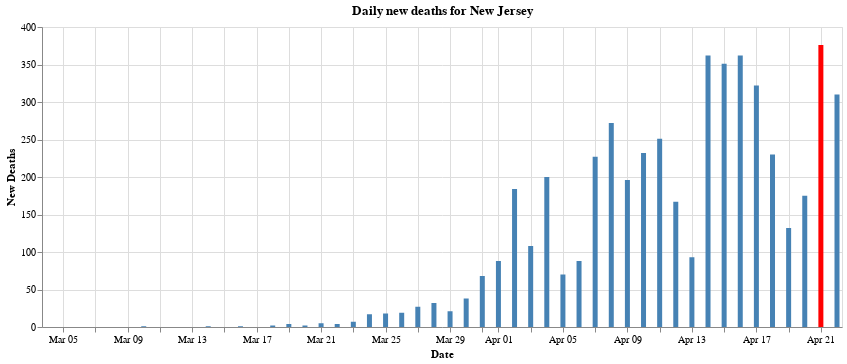

Notebook cell for this chart:
### Markdown cell above
## 12 - Graph of daily new deaths in New Jersey

### Code cell
max_daily_increase = daily_new_cases['new_deaths'].max()
# display(max_daily_increase)

chart = alt.Chart(daily_new_cases).mark_bar().encode(
    y=alt.Y('new_deaths:Q', axis=alt.Axis(title='New Deaths')),
    x=alt.X('date:T', axis=alt.Axis(format='%b %d', title='Date')),
    # The highlight will be set on the result of a conditional statement
    color=alt.condition(
        alt.datum.new_deaths == max_daily_increase,
        alt.value('red'),    
        alt.value('steelblue')  
    ),
    tooltip=['date:T','new_deaths']

).properties(
    width=800,
    title="Daily new deaths for New Jersey"
)

    
display(chart)

### Figure 1 — Vega-Lite specification as saved in the notebook (floating-point values rounded to 4 significant figures)
{"config": {"view": {"continuousWidth": 400, "continuousHeight": 300}}, "data": {"name": "data-a620a1869eb258886e1b1e9e2d2c6138"}, "mark": "bar", "encoding": {"color": {"condition": {"value": "red", "test": "(datum.new_deaths === 376)"}, "value": "steelblue"}, "tooltip": [{"type": "temporal", "field": "date"}, {"type": "quantitative", "field": "new_deaths"}], "x": {"type": "temporal", "axis": {"format": "%b %d", "title": "Date"}, "field": "date"}, "y": {"type": "quantitative", "axis": {"title": "New Deaths"}, "field": "new_deaths"}}, "title": "Daily new deaths for New Jersey", "width": 800, "$schema": "https://vega.github.io/schema/vega-lite/v4.0.2.json", "datasets": {"data-a620a1869eb258886e1b1e9e2d2c6138": [{"date": "2020-03-04T00:00:00", "new_cases": 1, "new_deaths": 0}, {"date": "2020-03-05T00:00:00", "new_cases": 1, "new_deaths": 0}, {"date": "2020-03-06T00:00:00", "new_cases": 2, "new_deaths": 0}, {"date": "2020-03-07T00:00:00", "new_cases": 0, "new_deaths": 0}, {"date": "2020-03-08T00:00:00", "new_cases": 2, "new_deaths": 0}, {"date": "2020-03-09T00:00:00", "new_cases": 5, "new_deaths": 0}, {"date": "2020-03-10T00:00:00", "new_cases": 4, "new_deaths": 1}, {"date": "2020-03-11T00:00:00", "new_cases": 8, "new_deaths": 0}, {"date": "2020-03-12T00:00:00", "new_cases": 6, "new_deaths": 0}, {"date": "2020-03-13T00:00:00", "new_cases": 21, "new_deaths": 0}, {"date": "2020-03-14T00:00:00", "new_cases": 25, "new_deaths": 1}, {"date": "2020-03-15T00:00:00", "new_cases": 23, "new_deaths": 0}, {"date": "2020-03-16T00:00:00", "new_cases": 78, "new_deaths": 1}, {"date": "2020-03-17T00:00:00", "new_cases": 92, "new_deaths": 0}, {"date": "2020-03-18T00:00:00", "new_cases": 159, "new_deaths": 2}, {"date": "2020-03-19T00:00:00", "new_cases": 308, "new_deaths": 4}, {"date": "2020-03-20T00:00:00", "new_cases": 161, "new_deaths": 2}, {"date": "2020-03-21T00:00:00", "new_cases": 440, "new_deaths": 5}, {"date": "2020-03-22T00:00:00", "new_cases": 578, "new_deaths": 4}, {"date": "2020-03-23T00:00:00", "new_cases": 930, "new_deaths": 7}, {"date": "2020-03-24T00:00:00", "new_cases": 831, "new_deaths": 17}, {"date": "2020-03-25T00:00:00", "new_cases": 727, "new_deaths": 18}, {"date": "2020-03-26T00:00:00", "new_cases": 2474, "new_deaths": 19}, {"date": "2020-03-27T00:00:00", "new_cases": 1949, "new_deaths": 27}, {"date": "2020-03-28T00:00:00", "new_cases": 2299, "new_deaths": 32}, {"date": "2020-03-29T00:00:00", "new_cases": 2262, "new_deaths": 21}, {"date": "2020-03-30T00:00:00", "new_cases": 3250, "new_deaths": 38}, {"date": "2020-03-31T00:00:00", "new_cases": 2060, "new_deaths": 68}, {"date": "2020-04-01T00:00:00", "new_cases": 3559, "new_deaths": 88}, {"date": "2020-04-02T00:00:00", "new_cases": 3335, "new_deaths": 184}, {"date": "2020-04-03T00:00:00", "new_cases": 4305, "new_deaths": 108}, {"date": "2020-04-04T00:00:00", "new_cases": 4229, "new_deaths": 200}, {"date": "2020-04-05T00:00:00", "new_cases": 3381, "new_deaths": 70}, {"date": "2020-04-06T00:00:00", "new_cases": 3585, "new_deaths": 88}, {"date": "2020-04-07T00:00:00", "new_cases": 3326, "new_deaths": 227}, {"date": "2020-04-08T00:00:00", "new_cases": 3021, "new_deaths": 272}, {"date": "2020-04-09T00:00:00", "new_cases": 3590, "new_deaths": 196}, {"date": "2020-04-10T00:00:00", "new_cases": 3561, "new_deaths": 232}, {"date": "2020-04-11T00:00:00", "new_cases": 3563, "new_deaths": 251}, {"date": "2020-04-12T00:00:00", "new_cases": 3699, "new_deaths": 167}, {"date": "2020-04-13T00:00:00", "new_cases": 2734, "new_deaths": 93}, {"date": "2020-04-14T00:00:00", "new_cases": 4240, "new_deaths": 362}, {"date": "2020-04-15T00:00:00", "new_cases": 2206, "new_deaths": 351}, {"date": "2020-04-16T00:00:00", "new_cases": 4287, "new_deaths": 362}, {"date": "2020-04-17T00:00:00", "new_cases": 3150, "new_deaths": 322}, {"date": "2020-04-18T00:00:00", "new_cases": 2953, "new_deaths": 230}, {"date": "2020-04-19T00:00:00", "new_cases": 3881, "new_deaths": 132}, {"date": "2020-04-20T00:00:00", "new_cases": 3505, "new_deaths": 175}, {"date": "2020-04-21T00:00:00", "new_cases": 3581, "new_deaths": 376}, {"date": "2020-04-22T00:00:00", "new_cases": 3478, "new_deaths": 310}]}}
